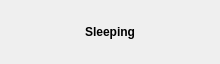
<?xml version="1.0" encoding="UTF-8"?>
<ui version="4.0">
 <class>SleepDialog</class>
 <widget class="QDialog" name="SleepDialog">
  <property name="geometry">
   <rect>
    <x>0</x>
    <y>0</y>
    <width>220</width>
    <height>64</height>
   </rect>
  </property>
  <property name="sizePolicy">
   <sizepolicy hsizetype="Minimum" vsizetype="Minimum">
    <horstretch>0</horstretch>
    <verstretch>0</verstretch>
   </sizepolicy>
  </property>
  <property name="windowTitle">
   <string>Form</string>
  </property>
  <property name="modal">
   <bool>true</bool>
  </property>
  <layout class="QVBoxLayout" name="verticalLayout">
   <item>
    <layout class="QGridLayout" name="gridLayout">
     <item row="0" column="0">
      <widget class="QLabel" name="label">
       <property name="sizePolicy">
        <sizepolicy hsizetype="Preferred" vsizetype="Fixed">
         <horstretch>0</horstretch>
         <verstretch>0</verstretch>
        </sizepolicy>
       </property>
       <property name="font">
        <font>
         <weight>75</weight>
         <bold>true</bold>
        </font>
       </property>
       <property name="lineWidth">
        <number>0</number>
       </property>
       <property name="text">
        <string>Sleeping</string>
       </property>
       <property name="alignment">
        <set>Qt::AlignCenter</set>
       </property>
      </widget>
     </item>
    </layout>
   </item>
  </layout>
 </widget>
 <resources/>
 <connections/>
</ui>
